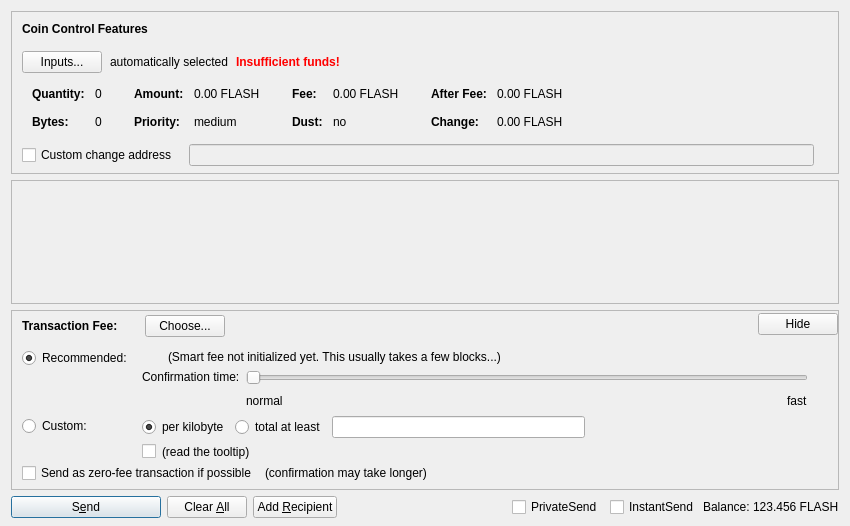
<?xml version="1.0" encoding="UTF-8"?>
<ui version="4.0">
 <class>SendCoinsDialog</class>
 <widget class="QDialog" name="SendCoinsDialog">
  <property name="geometry">
   <rect>
    <x>0</x>
    <y>0</y>
    <width>850</width>
    <height>526</height>
   </rect>
  </property>
  <property name="windowTitle">
   <string>Send Coins</string>
  </property>
  <layout class="QVBoxLayout" name="verticalLayout" stretch="0,1,0,0">
   <property name="bottomMargin">
    <number>8</number>
   </property>
   <item>
    <widget class="QFrame" name="frameCoinControl">
     <property name="sizePolicy">
      <sizepolicy hsizetype="Expanding" vsizetype="Expanding">
       <horstretch>0</horstretch>
       <verstretch>0</verstretch>
      </sizepolicy>
     </property>
     <property name="maximumSize">
      <size>
       <width>16777215</width>
       <height>16777215</height>
      </size>
     </property>
     <property name="frameShape">
      <enum>QFrame::StyledPanel</enum>
     </property>
     <property name="frameShadow">
      <enum>QFrame::Sunken</enum>
     </property>
     <layout class="QVBoxLayout" name="verticalLayoutCoinControl2">
      <property name="spacing">
       <number>0</number>
      </property>
      <property name="leftMargin">
       <number>0</number>
      </property>
      <property name="topMargin">
       <number>0</number>
      </property>
      <property name="rightMargin">
       <number>0</number>
      </property>
      <property name="bottomMargin">
       <number>6</number>
      </property>
      <item>
       <layout class="QVBoxLayout" name="verticalLayoutCoinControl" stretch="0,0,0,0,1">
        <property name="spacing">
         <number>0</number>
        </property>
        <property name="leftMargin">
         <number>10</number>
        </property>
        <property name="topMargin">
         <number>10</number>
        </property>
        <item>
         <layout class="QHBoxLayout" name="horizontalLayoutCoinControl1">
          <property name="bottomMargin">
           <number>15</number>
          </property>
          <item>
           <widget class="QLabel" name="labelCoinControlFeatures">
            <property name="sizePolicy">
             <sizepolicy hsizetype="Preferred" vsizetype="Maximum">
              <horstretch>0</horstretch>
              <verstretch>0</verstretch>
             </sizepolicy>
            </property>
            <property name="font">
             <font>
              <weight>75</weight>
              <bold>true</bold>
             </font>
            </property>
            <property name="styleSheet">
             <string notr="true">font-weight:bold;</string>
            </property>
            <property name="text">
             <string>Coin Control Features</string>
            </property>
           </widget>
          </item>
         </layout>
        </item>
        <item>
         <layout class="QHBoxLayout" name="horizontalLayoutCoinControl2" stretch="0,0,0,0">
          <property name="spacing">
           <number>8</number>
          </property>
          <property name="bottomMargin">
           <number>10</number>
          </property>
          <item>
           <widget class="QPushButton" name="pushButtonCoinControl">
            <property name="styleSheet">
             <string notr="true"/>
            </property>
            <property name="text">
             <string>Inputs...</string>
            </property>
            <property name="autoDefault">
             <bool>false</bool>
            </property>
           </widget>
          </item>
          <item>
           <widget class="QLabel" name="labelCoinControlAutomaticallySelected">
            <property name="text">
             <string>automatically selected</string>
            </property>
            <property name="margin">
             <number>5</number>
            </property>
           </widget>
          </item>
          <item>
           <widget class="QLabel" name="labelCoinControlInsuffFunds">
            <property name="font">
             <font>
              <weight>75</weight>
              <bold>true</bold>
             </font>
            </property>
            <property name="styleSheet">
             <string notr="true">color:red;font-weight:bold;</string>
            </property>
            <property name="text">
             <string>Insufficient funds!</string>
            </property>
            <property name="margin">
             <number>5</number>
            </property>
           </widget>
          </item>
          <item>
           <spacer name="horizontalSpacerCoinControl">
            <property name="orientation">
             <enum>Qt::Horizontal</enum>
            </property>
            <property name="sizeHint" stdset="0">
             <size>
              <width>40</width>
              <height>1</height>
             </size>
            </property>
           </spacer>
          </item>
         </layout>
        </item>
        <item>
         <widget class="QWidget" name="widgetCoinControl" native="true">
          <property name="sizePolicy">
           <sizepolicy hsizetype="Preferred" vsizetype="Preferred">
            <horstretch>0</horstretch>
            <verstretch>0</verstretch>
           </sizepolicy>
          </property>
          <property name="minimumSize">
           <size>
            <width>0</width>
            <height>0</height>
           </size>
          </property>
          <property name="styleSheet">
           <string notr="true"/>
          </property>
          <layout class="QHBoxLayout" name="horizontalLayoutCoinControl5">
           <property name="leftMargin">
            <number>0</number>
           </property>
           <property name="topMargin">
            <number>0</number>
           </property>
           <property name="rightMargin">
            <number>0</number>
           </property>
           <property name="bottomMargin">
            <number>0</number>
           </property>
           <item>
            <layout class="QHBoxLayout" name="horizontalLayoutCoinControl3" stretch="0,0,0,1">
             <property name="spacing">
              <number>20</number>
             </property>
             <property name="topMargin">
              <number>0</number>
             </property>
             <property name="bottomMargin">
              <number>10</number>
             </property>
             <item>
              <layout class="QFormLayout" name="formLayoutCoinControl1">
               <property name="horizontalSpacing">
                <number>10</number>
               </property>
               <property name="verticalSpacing">
                <number>14</number>
               </property>
               <property name="leftMargin">
                <number>10</number>
               </property>
               <property name="topMargin">
                <number>4</number>
               </property>
               <property name="rightMargin">
                <number>6</number>
               </property>
               <item row="0" column="0">
                <widget class="QLabel" name="labelCoinControlQuantityText">
                 <property name="font">
                  <font>
                   <weight>75</weight>
                   <bold>true</bold>
                  </font>
                 </property>
                 <property name="text">
                  <string>Quantity:</string>
                 </property>
                 <property name="margin">
                  <number>0</number>
                 </property>
                </widget>
               </item>
               <item row="0" column="1">
                <widget class="QLabel" name="labelCoinControlQuantity">
                 <property name="cursor">
                  <cursorShape>IBeamCursor</cursorShape>
                 </property>
                 <property name="contextMenuPolicy">
                  <enum>Qt::ActionsContextMenu</enum>
                 </property>
                 <property name="text">
                  <string notr="true">0</string>
                 </property>
                 <property name="margin">
                  <number>0</number>
                 </property>
                 <property name="textInteractionFlags">
                  <set>Qt::LinksAccessibleByMouse|Qt::TextSelectableByKeyboard|Qt::TextSelectableByMouse</set>
                 </property>
                </widget>
               </item>
               <item row="1" column="0">
                <widget class="QLabel" name="labelCoinControlBytesText">
                 <property name="font">
                  <font>
                   <weight>75</weight>
                   <bold>true</bold>
                  </font>
                 </property>
                 <property name="text">
                  <string>Bytes:</string>
                 </property>
                </widget>
               </item>
               <item row="1" column="1">
                <widget class="QLabel" name="labelCoinControlBytes">
                 <property name="cursor">
                  <cursorShape>IBeamCursor</cursorShape>
                 </property>
                 <property name="contextMenuPolicy">
                  <enum>Qt::ActionsContextMenu</enum>
                 </property>
                 <property name="text">
                  <string notr="true">0</string>
                 </property>
                 <property name="textInteractionFlags">
                  <set>Qt::LinksAccessibleByMouse|Qt::TextSelectableByKeyboard|Qt::TextSelectableByMouse</set>
                 </property>
                </widget>
               </item>
              </layout>
             </item>
             <item>
              <layout class="QFormLayout" name="formLayoutCoinControl2">
               <property name="horizontalSpacing">
                <number>10</number>
               </property>
               <property name="verticalSpacing">
                <number>14</number>
               </property>
               <property name="leftMargin">
                <number>6</number>
               </property>
               <property name="topMargin">
                <number>4</number>
               </property>
               <property name="rightMargin">
                <number>6</number>
               </property>
               <item row="0" column="0">
                <widget class="QLabel" name="labelCoinControlAmountText">
                 <property name="font">
                  <font>
                   <weight>75</weight>
                   <bold>true</bold>
                  </font>
                 </property>
                 <property name="text">
                  <string>Amount:</string>
                 </property>
                 <property name="margin">
                  <number>0</number>
                 </property>
                </widget>
               </item>
               <item row="0" column="1">
                <widget class="QLabel" name="labelCoinControlAmount">
                 <property name="cursor">
                  <cursorShape>IBeamCursor</cursorShape>
                 </property>
                 <property name="contextMenuPolicy">
                  <enum>Qt::ActionsContextMenu</enum>
                 </property>
                 <property name="text">
                  <string notr="true">0.00 FLASH</string>
                 </property>
                 <property name="textInteractionFlags">
                  <set>Qt::LinksAccessibleByMouse|Qt::TextSelectableByKeyboard|Qt::TextSelectableByMouse</set>
                 </property>
                </widget>
               </item>
               <item row="1" column="0">
                <widget class="QLabel" name="labelCoinControlPriorityText">
                 <property name="font">
                  <font>
                   <weight>75</weight>
                   <bold>true</bold>
                  </font>
                 </property>
                 <property name="text">
                  <string>Priority:</string>
                 </property>
                </widget>
               </item>
               <item row="1" column="1">
                <widget class="QLabel" name="labelCoinControlPriority">
                 <property name="cursor">
                  <cursorShape>IBeamCursor</cursorShape>
                 </property>
                 <property name="contextMenuPolicy">
                  <enum>Qt::ActionsContextMenu</enum>
                 </property>
                 <property name="text">
                  <string>medium</string>
                 </property>
                 <property name="textInteractionFlags">
                  <set>Qt::LinksAccessibleByMouse|Qt::TextSelectableByKeyboard|Qt::TextSelectableByMouse</set>
                 </property>
                </widget>
               </item>
              </layout>
             </item>
             <item>
              <layout class="QFormLayout" name="formLayoutCoinControl3">
               <property name="horizontalSpacing">
                <number>10</number>
               </property>
               <property name="verticalSpacing">
                <number>14</number>
               </property>
               <property name="leftMargin">
                <number>6</number>
               </property>
               <property name="topMargin">
                <number>4</number>
               </property>
               <property name="rightMargin">
                <number>6</number>
               </property>
               <item row="0" column="0">
                <widget class="QLabel" name="labelCoinControlFeeText">
                 <property name="font">
                  <font>
                   <weight>75</weight>
                   <bold>true</bold>
                  </font>
                 </property>
                 <property name="text">
                  <string>Fee:</string>
                 </property>
                 <property name="margin">
                  <number>0</number>
                 </property>
                </widget>
               </item>
               <item row="0" column="1">
                <widget class="QLabel" name="labelCoinControlFee">
                 <property name="cursor">
                  <cursorShape>IBeamCursor</cursorShape>
                 </property>
                 <property name="contextMenuPolicy">
                  <enum>Qt::ActionsContextMenu</enum>
                 </property>
                 <property name="text">
                  <string notr="true">0.00 FLASH</string>
                 </property>
                 <property name="textInteractionFlags">
                  <set>Qt::LinksAccessibleByMouse|Qt::TextSelectableByKeyboard|Qt::TextSelectableByMouse</set>
                 </property>
                </widget>
               </item>
               <item row="1" column="0">
                <widget class="QLabel" name="labelCoinControlLowOutputText">
                 <property name="font">
                  <font>
                   <weight>75</weight>
                   <bold>true</bold>
                  </font>
                 </property>
                 <property name="text">
                  <string>Dust:</string>
                 </property>
                </widget>
               </item>
               <item row="1" column="1">
                <widget class="QLabel" name="labelCoinControlLowOutput">
                 <property name="cursor">
                  <cursorShape>IBeamCursor</cursorShape>
                 </property>
                 <property name="contextMenuPolicy">
                  <enum>Qt::ActionsContextMenu</enum>
                 </property>
                 <property name="text">
                  <string>no</string>
                 </property>
                 <property name="textInteractionFlags">
                  <set>Qt::LinksAccessibleByMouse|Qt::TextSelectableByKeyboard|Qt::TextSelectableByMouse</set>
                 </property>
                </widget>
               </item>
              </layout>
             </item>
             <item>
              <layout class="QFormLayout" name="formLayoutCoinControl4">
               <property name="horizontalSpacing">
                <number>10</number>
               </property>
               <property name="verticalSpacing">
                <number>14</number>
               </property>
               <property name="leftMargin">
                <number>6</number>
               </property>
               <property name="topMargin">
                <number>4</number>
               </property>
               <property name="rightMargin">
                <number>6</number>
               </property>
               <item row="0" column="0">
                <widget class="QLabel" name="labelCoinControlAfterFeeText">
                 <property name="font">
                  <font>
                   <weight>75</weight>
                   <bold>true</bold>
                  </font>
                 </property>
                 <property name="text">
                  <string>After Fee:</string>
                 </property>
                 <property name="margin">
                  <number>0</number>
                 </property>
                </widget>
               </item>
               <item row="0" column="1">
                <widget class="QLabel" name="labelCoinControlAfterFee">
                 <property name="cursor">
                  <cursorShape>IBeamCursor</cursorShape>
                 </property>
                 <property name="contextMenuPolicy">
                  <enum>Qt::ActionsContextMenu</enum>
                 </property>
                 <property name="text">
                  <string notr="true">0.00 FLASH</string>
                 </property>
                 <property name="textInteractionFlags">
                  <set>Qt::LinksAccessibleByMouse|Qt::TextSelectableByKeyboard|Qt::TextSelectableByMouse</set>
                 </property>
                </widget>
               </item>
               <item row="1" column="0">
                <widget class="QLabel" name="labelCoinControlChangeText">
                 <property name="font">
                  <font>
                   <weight>75</weight>
                   <bold>true</bold>
                  </font>
                 </property>
                 <property name="text">
                  <string>Change:</string>
                 </property>
                </widget>
               </item>
               <item row="1" column="1">
                <widget class="QLabel" name="labelCoinControlChange">
                 <property name="cursor">
                  <cursorShape>IBeamCursor</cursorShape>
                 </property>
                 <property name="contextMenuPolicy">
                  <enum>Qt::ActionsContextMenu</enum>
                 </property>
                 <property name="text">
                  <string notr="true">0.00 FLASH</string>
                 </property>
                 <property name="textInteractionFlags">
                  <set>Qt::LinksAccessibleByMouse|Qt::TextSelectableByKeyboard|Qt::TextSelectableByMouse</set>
                 </property>
                </widget>
               </item>
              </layout>
             </item>
            </layout>
           </item>
          </layout>
         </widget>
        </item>
        <item>
         <layout class="QHBoxLayout" name="horizontalLayoutCoinControl4" stretch="0,0,0">
          <property name="spacing">
           <number>12</number>
          </property>
          <property name="sizeConstraint">
           <enum>QLayout::SetDefaultConstraint</enum>
          </property>
          <property name="topMargin">
           <number>5</number>
          </property>
          <property name="rightMargin">
           <number>5</number>
          </property>
          <item>
           <widget class="QCheckBox" name="checkBoxCoinControlChange">
            <property name="toolTip">
             <string>If this is activated, but the change address is empty or invalid, change will be sent to a newly generated address.</string>
            </property>
            <property name="text">
             <string>Custom change address</string>
            </property>
           </widget>
          </item>
          <item>
           <widget class="QValidatedLineEdit" name="lineEditCoinControlChange">
            <property name="enabled">
             <bool>false</bool>
            </property>
            <property name="sizePolicy">
             <sizepolicy hsizetype="Expanding" vsizetype="Fixed">
              <horstretch>0</horstretch>
              <verstretch>0</verstretch>
             </sizepolicy>
            </property>
           </widget>
          </item>
          <item>
           <widget class="QLabel" name="labelCoinControlChangeLabel">
            <property name="sizePolicy">
             <sizepolicy hsizetype="Preferred" vsizetype="Expanding">
              <horstretch>0</horstretch>
              <verstretch>0</verstretch>
             </sizepolicy>
            </property>
            <property name="minimumSize">
             <size>
              <width>0</width>
              <height>0</height>
             </size>
            </property>
            <property name="text">
             <string/>
            </property>
            <property name="margin">
             <number>3</number>
            </property>
           </widget>
          </item>
         </layout>
        </item>
        <item>
         <spacer name="verticalSpacerCoinControl">
          <property name="orientation">
           <enum>Qt::Vertical</enum>
          </property>
          <property name="sizeHint" stdset="0">
           <size>
            <width>800</width>
            <height>1</height>
           </size>
          </property>
         </spacer>
        </item>
       </layout>
      </item>
     </layout>
    </widget>
   </item>
   <item>
    <widget class="QScrollArea" name="scrollArea">
     <property name="widgetResizable">
      <bool>true</bool>
     </property>
     <widget class="QWidget" name="scrollAreaWidgetContents">
      <property name="geometry">
       <rect>
        <x>0</x>
        <y>0</y>
        <width>830</width>
        <height>69</height>
       </rect>
      </property>
      <layout class="QVBoxLayout" name="verticalLayout_2" stretch="0,1">
       <property name="leftMargin">
        <number>0</number>
       </property>
       <property name="topMargin">
        <number>0</number>
       </property>
       <property name="rightMargin">
        <number>0</number>
       </property>
       <property name="bottomMargin">
        <number>0</number>
       </property>
       <item>
        <layout class="QVBoxLayout" name="entries">
         <property name="spacing">
          <number>6</number>
         </property>
        </layout>
       </item>
       <item>
        <spacer name="verticalSpacer">
         <property name="orientation">
          <enum>Qt::Vertical</enum>
         </property>
         <property name="sizeHint" stdset="0">
          <size>
           <width>20</width>
           <height>40</height>
          </size>
         </property>
        </spacer>
       </item>
      </layout>
     </widget>
    </widget>
   </item>
   <item>
    <widget class="QFrame" name="frameFee">
     <property name="sizePolicy">
      <sizepolicy hsizetype="Expanding" vsizetype="Expanding">
       <horstretch>0</horstretch>
       <verstretch>0</verstretch>
      </sizepolicy>
     </property>
     <property name="maximumSize">
      <size>
       <width>16777215</width>
       <height>16777215</height>
      </size>
     </property>
     <property name="frameShape">
      <enum>QFrame::StyledPanel</enum>
     </property>
     <property name="frameShadow">
      <enum>QFrame::Sunken</enum>
     </property>
     <layout class="QVBoxLayout" name="verticalLayoutFee1">
      <property name="spacing">
       <number>0</number>
      </property>
      <property name="leftMargin">
       <number>0</number>
      </property>
      <property name="topMargin">
       <number>0</number>
      </property>
      <property name="rightMargin">
       <number>0</number>
      </property>
      <property name="bottomMargin">
       <number>0</number>
      </property>
      <item>
       <layout class="QVBoxLayout" name="verticalLayoutFee2" stretch="0,0,0">
        <property name="spacing">
         <number>0</number>
        </property>
        <property name="leftMargin">
         <number>10</number>
        </property>
        <property name="topMargin">
         <number>0</number>
        </property>
        <item>
         <layout class="QHBoxLayout" name="horizontalLayoutFee1">
          <property name="bottomMargin">
           <number>0</number>
          </property>
          <item>
           <layout class="QVBoxLayout" name="verticalLayoutFee7">
            <property name="spacing">
             <number>0</number>
            </property>
            <item>
             <spacer name="verticalSpacerSmartFee">
              <property name="orientation">
               <enum>Qt::Vertical</enum>
              </property>
              <property name="sizeType">
               <enum>QSizePolicy::Fixed</enum>
              </property>
              <property name="sizeHint" stdset="0">
               <size>
                <width>1</width>
                <height>4</height>
               </size>
              </property>
             </spacer>
            </item>
            <item>
             <layout class="QHBoxLayout" name="horizontalLayoutSmartFee">
              <property name="spacing">
               <number>10</number>
              </property>
              <item>
               <widget class="QLabel" name="labelFeeHeadline">
                <property name="sizePolicy">
                 <sizepolicy hsizetype="Preferred" vsizetype="Maximum">
                  <horstretch>0</horstretch>
                  <verstretch>0</verstretch>
                 </sizepolicy>
                </property>
                <property name="font">
                 <font>
                  <weight>75</weight>
                  <bold>true</bold>
                 </font>
                </property>
                <property name="styleSheet">
                 <string notr="true">font-weight:bold;</string>
                </property>
                <property name="text">
                 <string>Transaction Fee:</string>
                </property>
               </widget>
              </item>
              <item>
               <widget class="QLabel" name="labelFeeMinimized">
                <property name="text">
                 <string/>
                </property>
               </widget>
              </item>
              <item>
               <widget class="QPushButton" name="buttonChooseFee">
                <property name="text">
                 <string>Choose...</string>
                </property>
               </widget>
              </item>
             </layout>
            </item>
            <item>
             <spacer name="verticalSpacer_5">
              <property name="orientation">
               <enum>Qt::Vertical</enum>
              </property>
              <property name="sizeHint" stdset="0">
               <size>
                <width>1</width>
                <height>1</height>
               </size>
              </property>
             </spacer>
            </item>
           </layout>
          </item>
          <item>
           <spacer name="horizontalSpacer_4">
            <property name="orientation">
             <enum>Qt::Horizontal</enum>
            </property>
            <property name="sizeHint" stdset="0">
             <size>
              <width>40</width>
              <height>20</height>
             </size>
            </property>
           </spacer>
          </item>
          <item>
           <widget class="QPushButton" name="buttonMinimizeFee">
            <property name="toolTip">
             <string>collapse fee-settings</string>
            </property>
            <property name="text">
             <string>Hide</string>
            </property>
           </widget>
          </item>
         </layout>
        </item>
        <item>
         <widget class="QFrame" name="frameFeeSelection">
          <layout class="QVBoxLayout" name="verticalLayoutFee12">
           <property name="spacing">
            <number>0</number>
           </property>
           <property name="leftMargin">
            <number>0</number>
           </property>
           <property name="topMargin">
            <number>0</number>
           </property>
           <property name="rightMargin">
            <number>0</number>
           </property>
           <property name="bottomMargin">
            <number>0</number>
           </property>
           <item>
            <layout class="QGridLayout" name="gridLayoutFee">
             <property name="topMargin">
              <number>10</number>
             </property>
             <property name="bottomMargin">
              <number>4</number>
             </property>
             <property name="horizontalSpacing">
              <number>10</number>
             </property>
             <property name="verticalSpacing">
              <number>4</number>
             </property>
             <item row="1" column="1">
              <layout class="QVBoxLayout" name="verticalLayoutFee8">
               <property name="spacing">
                <number>6</number>
               </property>
               <item>
                <layout class="QHBoxLayout" name="horizontalLayoutFee13">
                 <item>
                  <widget class="QRadioButton" name="radioCustomPerKilobyte">
                   <property name="toolTip">
                    <string>If the custom fee is set to 1000 duffs and the transaction is only 250 bytes, then &quot;per kilobyte&quot; only pays 250 duffs in fee,&lt;br /&gt;while &quot;at least&quot; pays 1000 duffs. For transactions bigger than a kilobyte both pay by kilobyte.</string>
                   </property>
                   <property name="text">
                    <string>per kilobyte</string>
                   </property>
                   <property name="checked">
                    <bool>true</bool>
                   </property>
                   <attribute name="buttonGroup">
                    <string notr="true">groupCustomFee</string>
                   </attribute>
                  </widget>
                 </item>
                 <item>
                  <widget class="QRadioButton" name="radioCustomAtLeast">
                   <property name="toolTip">
                    <string>If the custom fee is set to 1000 duffs and the transaction is only 250 bytes, then &quot;per kilobyte&quot; only pays 250 duffs in fee,&lt;br /&gt;while &quot;total at least&quot; pays 1000 duffs. For transactions bigger than a kilobyte both pay by kilobyte.</string>
                   </property>
                   <property name="text">
                    <string>total at least</string>
                   </property>
                   <attribute name="buttonGroup">
                    <string notr="true">groupCustomFee</string>
                   </attribute>
                  </widget>
                 </item>
                 <item>
                  <widget class="BitcoinAmountField" name="customFee"/>
                 </item>
                 <item>
                  <spacer name="horizontalSpacer_6">
                   <property name="orientation">
                    <enum>Qt::Horizontal</enum>
                   </property>
                   <property name="sizeHint" stdset="0">
                    <size>
                     <width>1</width>
                     <height>1</height>
                    </size>
                   </property>
                  </spacer>
                 </item>
                </layout>
               </item>
               <item>
                <layout class="QHBoxLayout" name="horizontalLayoutFee8">
                 <item>
                  <widget class="QCheckBox" name="checkBoxMinimumFee">
                   <property name="toolTip">
                    <string>Paying only the minimum fee is just fine as long as there is less transaction volume than space in the blocks.&lt;br /&gt;But be aware that this can end up in a never confirming transaction once there is more demand for flash transactions than the network can process.</string>
                   </property>
                   <property name="text">
                    <string/>
                   </property>
                  </widget>
                 </item>
                 <item>
                  <widget class="QLabel" name="labelMinFeeWarning">
                   <property name="enabled">
                    <bool>true</bool>
                   </property>
                   <property name="toolTip">
                    <string>Paying only the minimum fee is just fine as long as there is less transaction volume than space in the blocks.&lt;br /&gt;But be aware that this can end up in a never confirming transaction once there is more demand for flash transactions than the network can process.</string>
                   </property>
                   <property name="text">
                    <string>(read the tooltip)</string>
                   </property>
                   <property name="margin">
                    <number>5</number>
                   </property>
                  </widget>
                 </item>
                 <item>
                  <spacer name="horizontalSpacer_2">
                   <property name="orientation">
                    <enum>Qt::Horizontal</enum>
                   </property>
                   <property name="sizeHint" stdset="0">
                    <size>
                     <width>1</width>
                     <height>1</height>
                    </size>
                   </property>
                  </spacer>
                 </item>
                </layout>
               </item>
              </layout>
             </item>
             <item row="0" column="0">
              <layout class="QVBoxLayout" name="verticalLayoutFee4" stretch="0,1">
               <item>
                <widget class="QRadioButton" name="radioSmartFee">
                 <property name="text">
                  <string>Recommended:</string>
                 </property>
                 <property name="checked">
                  <bool>true</bool>
                 </property>
                 <attribute name="buttonGroup">
                  <string notr="true">groupFee</string>
                 </attribute>
                </widget>
               </item>
               <item>
                <spacer name="verticalSpacer_2">
                 <property name="orientation">
                  <enum>Qt::Vertical</enum>
                 </property>
                 <property name="sizeHint" stdset="0">
                  <size>
                   <width>1</width>
                   <height>1</height>
                  </size>
                 </property>
                </spacer>
               </item>
              </layout>
             </item>
             <item row="1" column="0">
              <layout class="QVBoxLayout" name="verticalLayoutFee9" stretch="0,1">
               <item>
                <widget class="QRadioButton" name="radioCustomFee">
                 <property name="text">
                  <string>Custom:</string>
                 </property>
                 <attribute name="buttonGroup">
                  <string notr="true">groupFee</string>
                 </attribute>
                </widget>
               </item>
               <item>
                <spacer name="verticalSpacer_6">
                 <property name="orientation">
                  <enum>Qt::Vertical</enum>
                 </property>
                 <property name="sizeHint" stdset="0">
                  <size>
                   <width>1</width>
                   <height>1</height>
                  </size>
                 </property>
                </spacer>
               </item>
              </layout>
             </item>
             <item row="0" column="1">
              <layout class="QVBoxLayout" name="verticalLayoutFee3" stretch="0,0,1">
               <property name="spacing">
                <number>6</number>
               </property>
               <property name="topMargin">
                <number>2</number>
               </property>
               <item>
                <layout class="QHBoxLayout" name="horizontalLayoutFee12">
                 <item>
                  <widget class="QLabel" name="labelSmartFee">
                   <property name="text">
                    <string/>
                   </property>
                   <property name="margin">
                    <number>2</number>
                   </property>
                  </widget>
                 </item>
                 <item>
                  <widget class="QLabel" name="labelFeeEstimation">
                   <property name="text">
                    <string/>
                   </property>
                  </widget>
                 </item>
                 <item>
                  <widget class="QLabel" name="labelSmartFee2">
                   <property name="text">
                    <string>(Smart fee not initialized yet. This usually takes a few blocks...)</string>
                   </property>
                   <property name="margin">
                    <number>2</number>
                   </property>
                  </widget>
                 </item>
                 <item>
                  <spacer name="horizontalSpacer_5">
                   <property name="orientation">
                    <enum>Qt::Horizontal</enum>
                   </property>
                   <property name="sizeHint" stdset="0">
                    <size>
                     <width>1</width>
                     <height>1</height>
                    </size>
                   </property>
                  </spacer>
                 </item>
                </layout>
               </item>
               <item>
                <layout class="QHBoxLayout" name="horizontalLayoutFee9">
                 <item>
                  <layout class="QVBoxLayout" name="verticalLayoutFee6">
                   <item>
                    <widget class="QLabel" name="labelSmartFee3">
                     <property name="text">
                      <string>Confirmation time:</string>
                     </property>
                     <property name="margin">
                      <number>2</number>
                     </property>
                    </widget>
                   </item>
                   <item>
                    <spacer name="verticalSpacer_3">
                     <property name="orientation">
                      <enum>Qt::Vertical</enum>
                     </property>
                     <property name="sizeHint" stdset="0">
                      <size>
                       <width>1</width>
                       <height>1</height>
                      </size>
                     </property>
                    </spacer>
                   </item>
                  </layout>
                 </item>
                 <item>
                  <layout class="QVBoxLayout" name="verticalLayoutFee5">
                   <property name="rightMargin">
                    <number>30</number>
                   </property>
                   <item>
                    <widget class="QSlider" name="sliderSmartFee">
                     <property name="minimum">
                      <number>0</number>
                     </property>
                     <property name="maximum">
                      <number>24</number>
                     </property>
                     <property name="pageStep">
                      <number>1</number>
                     </property>
                     <property name="value">
                      <number>0</number>
                     </property>
                     <property name="orientation">
                      <enum>Qt::Horizontal</enum>
                     </property>
                     <property name="invertedAppearance">
                      <bool>false</bool>
                     </property>
                     <property name="invertedControls">
                      <bool>false</bool>
                     </property>
                     <property name="tickPosition">
                      <enum>QSlider::NoTicks</enum>
                     </property>
                    </widget>
                   </item>
                   <item>
                    <layout class="QHBoxLayout" name="horizontalLayoutFee10">
                     <item>
                      <widget class="QLabel" name="labelSmartFeeNormal">
                       <property name="text">
                        <string>normal</string>
                       </property>
                      </widget>
                     </item>
                     <item>
                      <spacer name="horizontalSpacer_3">
                       <property name="orientation">
                        <enum>Qt::Horizontal</enum>
                       </property>
                       <property name="sizeHint" stdset="0">
                        <size>
                         <width>40</width>
                         <height>20</height>
                        </size>
                       </property>
                      </spacer>
                     </item>
                     <item>
                      <widget class="QLabel" name="labelSmartFeeFast">
                       <property name="text">
                        <string>fast</string>
                       </property>
                      </widget>
                     </item>
                    </layout>
                   </item>
                  </layout>
                 </item>
                </layout>
               </item>
               <item>
                <spacer name="verticalSpacer_4">
                 <property name="orientation">
                  <enum>Qt::Vertical</enum>
                 </property>
                 <property name="sizeHint" stdset="0">
                  <size>
                   <width>1</width>
                   <height>1</height>
                  </size>
                 </property>
                </spacer>
               </item>
              </layout>
             </item>
            </layout>
           </item>
           <item>
            <layout class="QHBoxLayout" name="horizontalLayoutFee5" stretch="0,0,0">
             <property name="spacing">
              <number>8</number>
             </property>
             <property name="bottomMargin">
              <number>4</number>
             </property>
             <item>
              <widget class="QCheckBox" name="checkBoxFreeTx">
               <property name="text">
                <string>Send as zero-fee transaction if possible</string>
               </property>
              </widget>
             </item>
             <item>
              <widget class="QLabel" name="labelFreeTx">
               <property name="text">
                <string>(confirmation may take longer)</string>
               </property>
               <property name="margin">
                <number>5</number>
               </property>
              </widget>
             </item>
             <item>
              <spacer name="horizontalSpacerFee5">
               <property name="orientation">
                <enum>Qt::Horizontal</enum>
               </property>
               <property name="sizeHint" stdset="0">
                <size>
                 <width>1</width>
                 <height>1</height>
                </size>
               </property>
              </spacer>
             </item>
            </layout>
           </item>
           <item>
            <spacer name="verticalSpacerFee2">
             <property name="orientation">
              <enum>Qt::Vertical</enum>
             </property>
             <property name="sizeHint" stdset="0">
              <size>
               <width>1</width>
               <height>1</height>
              </size>
             </property>
            </spacer>
           </item>
          </layout>
         </widget>
        </item>
        <item>
         <spacer name="verticalSpacerFee">
          <property name="orientation">
           <enum>Qt::Vertical</enum>
          </property>
          <property name="sizeHint" stdset="0">
           <size>
            <width>800</width>
            <height>1</height>
           </size>
          </property>
         </spacer>
        </item>
       </layout>
      </item>
     </layout>
    </widget>
   </item>
   <item>
    <layout class="QHBoxLayout" name="horizontalLayout">
     <item>
      <widget class="QPushButton" name="sendButton">
       <property name="minimumSize">
        <size>
         <width>150</width>
         <height>0</height>
        </size>
       </property>
       <property name="toolTip">
        <string>Confirm the send action</string>
       </property>
       <property name="text">
        <string>S&amp;end</string>
       </property>
       <property name="autoDefault">
        <bool>false</bool>
       </property>
       <property name="default">
        <bool>true</bool>
       </property>
      </widget>
     </item>
     <item>
      <widget class="QPushButton" name="clearButton">
       <property name="sizePolicy">
        <sizepolicy hsizetype="Minimum" vsizetype="Fixed">
         <horstretch>0</horstretch>
         <verstretch>0</verstretch>
        </sizepolicy>
       </property>
       <property name="toolTip">
        <string>Clear all fields of the form.</string>
       </property>
       <property name="text">
        <string>Clear &amp;All</string>
       </property>
       <property name="autoDefault">
        <bool>false</bool>
       </property>
      </widget>
     </item>
     <item>
      <widget class="QPushButton" name="addButton">
       <property name="toolTip">
        <string>Send to multiple recipients at once</string>
       </property>
       <property name="text">
        <string>Add &amp;Recipient</string>
       </property>
       <property name="autoDefault">
        <bool>false</bool>
       </property>
      </widget>
     </item>
     <item>
      <spacer name="horizontalSpacer">
       <property name="orientation">
        <enum>Qt::Horizontal</enum>
       </property>
       <property name="sizeHint" stdset="0">
        <size>
         <width>40</width>
         <height>20</height>
        </size>
       </property>
      </spacer>
     </item>
     <item>
      <layout class="QHBoxLayout" name="horizontalLayout_2">
       <property name="spacing">
        <number>3</number>
       </property>
       <item>
        <widget class="QCheckBox" name="checkUsePrivateSend">
         <property name="minimumSize">
          <size>
           <width>95</width>
           <height>0</height>
          </size>
         </property>
         <property name="text">
          <string>PrivateSend</string>
         </property>
         <property name="checked">
          <bool>false</bool>
         </property>
        </widget>
       </item>
       <item>
        <widget class="QCheckBox" name="checkUseInstantSend">
         <property name="enabled">
          <bool>true</bool>
         </property>
         <property name="minimumSize">
          <size>
           <width>85</width>
           <height>0</height>
          </size>
         </property>
         <property name="text">
          <string>InstantSend</string>
         </property>
        </widget>
       </item>
       <item>
        <widget class="QLabel" name="label">
         <property name="text">
          <string>Balance:</string>
         </property>
        </widget>
       </item>
       <item>
        <widget class="QLabel" name="labelBalance">
         <property name="sizePolicy">
          <sizepolicy hsizetype="Preferred" vsizetype="Fixed">
           <horstretch>0</horstretch>
           <verstretch>0</verstretch>
          </sizepolicy>
         </property>
         <property name="cursor">
          <cursorShape>IBeamCursor</cursorShape>
         </property>
         <property name="text">
          <string notr="true">123.456 FLASH</string>
         </property>
         <property name="textInteractionFlags">
          <set>Qt::LinksAccessibleByMouse|Qt::TextSelectableByKeyboard|Qt::TextSelectableByMouse</set>
         </property>
        </widget>
       </item>
      </layout>
     </item>
    </layout>
   </item>
  </layout>
 </widget>
 <customwidgets>
  <customwidget>
   <class>QValidatedLineEdit</class>
   <extends>QLineEdit</extends>
   <header>qvalidatedlineedit.h</header>
  </customwidget>
  <customwidget>
   <class>BitcoinAmountField</class>
   <extends>QLineEdit</extends>
   <header>bitcoinamountfield.h</header>
   <container>1</container>
  </customwidget>
 </customwidgets>
 <resources>
  <include location="../flash.qrc"/>
 </resources>
 <connections/>
 <buttongroups>
  <buttongroup name="groupCustomFee"/>
  <buttongroup name="groupFee"/>
 </buttongroups>
</ui>
